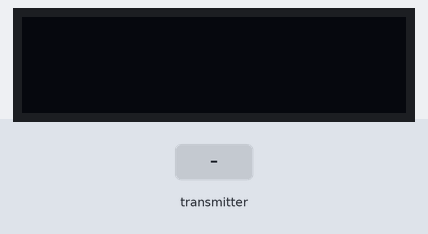
The sketch below on a simulated Arduino Uno, built with avr-gcc and run on an emulated ATmega328P. Shown: 128×32 one-colour display. The inputs (shaded band) are chosen by the test bench. No radio packets arrive unless stated; what the sketch prints to the serial monitor is not drawn.

Above: at 1.2 s.
1.3 s: the transmitter starts sending _micros = 0
At 1.34 s:
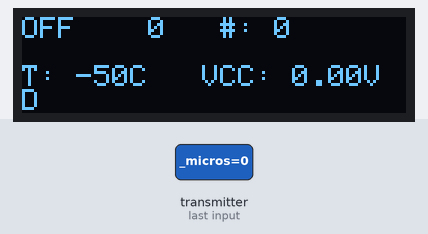
2.8 s: the transmitter starts sending ldr_sense = 1023
4.3 s: the transmitter starts sending voltage = 1023
At 5.2 s:
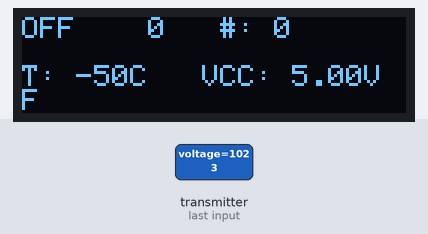
5.8 s: the transmitter starts sending trigger = 1
At 6.4 s:
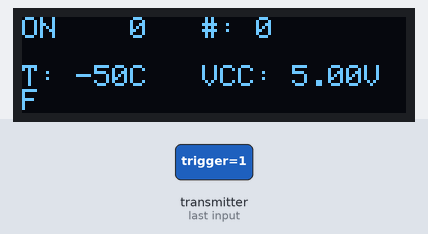
7.3 s: the transmitter starts sending voltage = 0
At 8.7 s:
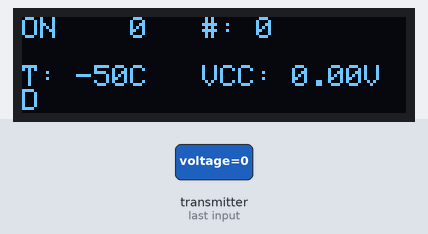
Timing chart, 0 to 9.8 s (numbered marks = the images above; inputs shaded):
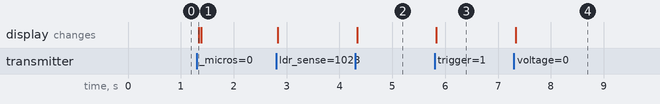

Measured:
- after the input at 1.3 s, the display: changes at once (image 1)
- after the input at 4.3 s, the display: changes at once (image 2)
- after the input at 5.8 s, the display: changes at once (image 3)
- after the input at 7.3 s, the display: changes at once (image 4)

The sketch:

recieve_raccoonV2.ino
```cpp
/*Connections for the NRF24L01
   1 - GND
   2 - VCC 3.3V
   3 - CE to Arduino pin 7
   4 - CSN to Arduino pin 8
   5 - SCK to Arduino pin 13
   6 - MOSI to Arduino pin 11
   7 - MISO to Arduino pin 12
   8 - UNUSED
*/
#include "LowPower.h"

//include the below libraries
#include <SPI.h>
#include "RF24.h"
//#include "printf.h"
#include <Wire.h>
#include <Adafruit_GFX.h>
#include <Adafruit_SSD1306.h>


#define OLED_RESET 4
Adafruit_SSD1306 display(OLED_RESET);

#define  CE_PIN  7   // The pins to be used for CE and SN
#define  CSN_PIN 8
const int low_bound = 20;
const int x = 200;
const int displayPin = 4;

//sets up reciever
RF24 radio(CE_PIN, CSN_PIN);

//sets up connection pipes
byte addresses[][6] = {"rac", "rac2"};

//struct package
struct dataStruct {
  unsigned long _micros;  // to save response times
  int temp;          //temp data to be transmitted
  int motion_count;
  int ldr_sense;
  int voltage;
  int moisture_level;
  bool light;
  bool trigger;
  int send_count;
} myData;


void setup()
{
  //display intializations
  display.clearDisplay();
  display.begin(SSD1306_SWITCHCAPVCC, 0x3C);  // initialize with the I2C addr 0x3C (for the 128x32)
  // init done
  display.clearDisplay();
  Serial.begin(115200);
  //  printf_begin();

  //nRFL01 Radio intilization
  radio.begin();
  radio.setChannel(0);
  radio.setDataRate(RF24_250KBPS); // set speed
  radio.setPALevel(RF24_PA_MAX);//max for most range--> high power usuage

  //opens pipes
  //radio.openWritingPipe(addresses[1]);
  radio.openReadingPipe(1, addresses[0]);

  // Start the radio listening for data
  radio.startListening();
  pinMode(displayPin, OUTPUT);
  digitalWrite(displayPin, HIGH);
  //digitalWrite(displayPin, INPUT_PULLUP);
  //sets the text color
  display.setTextSize(1); //8.5
  display.setTextColor(WHITE);
  display.setCursor(0, 0);

}

void loop()
{


  //while the radio is available -- > keep listening
  if ( radio.available())
  {
    while (radio.available())
    {
      radio.read( &myData, sizeof(myData) );             // Get the data
    }

    radio.stopListening();
    radio.write( &myData, sizeof(myData) );              // Sends confirmation
    radio.startListening();

    if (map(myData.ldr_sense, low_bound, 1023, 0, 100) >= 50) {
      digitalWrite(displayPin, HIGH);
      //sets the text color
      display.setTextSize(1); //8.5
      display.setTextColor(WHITE);
      display.setCursor(0, 0);
    } else {
      digitalWrite(displayPin, LOW);
      // LowPower.powerDown(SLEEP_15MS, ADC_OFF, BOD_OFF); //put to sleep

    }
    if (myData.trigger) {
      Serial.println("Triggered");
    } else {
      Serial.println("Not Triggered");
    }
    if (myData.light) {
      Serial.println("Light ON");
    } else {
      Serial.println("Light OFF");
    }
    //prints out the temp data to serial monitor
    Serial.print("Number of Encounters: ");
    Serial.println(myData.motion_count);
    Serial.print("Current Temperature: ");
    Serial.print((int)((((myData.temp * 5.0) / 1024.0) - 0.5) * 100));
    Serial.println(" Celsius");
    Serial.print("Battery Voltage: ");
    Serial.print((myData.voltage / 1023.0) * 5.0);

    if (((myData.voltage / 1023.0) * 5.0) >= 4.0) {
      Serial.print("V");
      Serial.println("--FULL");
    } else {
      Serial.println("V");
    }
    Serial.print("Daylight Level: ");
    Serial.print(map(myData.ldr_sense, low_bound, 1023, 0, 100));
    Serial.println("%");
    Serial.print("Moisture Level: ");
    Serial.print(map(myData.moisture_level, 0, 1023, 0, 100));
    Serial.println("%");

    if (myData.trigger) {
      display.print("ON");
    } else {
      display.print("OFF");
    }
    //    if(myData.light){
    //        display.println("Light ON");
    //      }else{
    //        display.println("Light OFF");
    //      }
    display.print("    ");
    //display.print(abs(((int)myData._micros *100.0)/10000000));
    //display.print("s");
    display.print(myData.send_count);
    display.print("   #: ");
    display.println(myData.motion_count);
    display.println();
    display.print("T: ");
    display.print((int)((((myData.temp * 5.0) / 1024.0) - 0.5) * 100));
    display.print("C");
    display.print("   VCC: ");
    display.print((myData.voltage / 1023.0) * 5.0);
    if (((myData.voltage / 1023.0) * 5.0) >= 3.90) {
      display.print("V");
      display.println(" F");
    } else {
      display.print("V");
      display.println(" D");
    }
    display.println();
    display.print("Daylight: ");
    display.print(map(myData.ldr_sense, low_bound, 1023, 0, 100));
    display.print("%");
    if (map(myData.ldr_sense, low_bound, 1023, 0, 100) >= 50) {
      display.println("  Day");
    } else {
      display.println("  Night");
    }
    display.println();
    display.print("Moisture: ");
    display.print(map(myData.moisture_level, 0, 1023, 0, 100));
    display.print("%");
    if (map(myData.moisture_level, 0, 1023, 0, 100) >= 50) {
      display.println("  Good");
    } else {
      display.println("  Dry");
    }
    display.display();
    display.clearDisplay(); //refreshes display
    //  LowPower.powerDown(SLEEP_500MS, ADC_OFF, BOD_OFF); //put to sleep

  } else {
    //     LowPower.powerDown(SLEEP_15MS, ADC_OFF, BOD_OFF); //put to sleep

  }

  display.clearDisplay();
}
```
